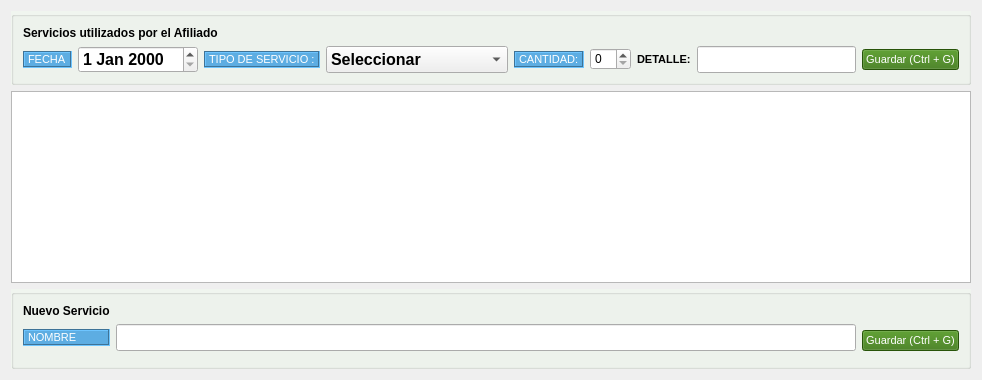
     <widget class="QWidget" name="tab_3">
      <attribute name="icon">
       <iconset>
        <normaloff>../iconos/folder_find.ico</normaloff>../iconos/folder_find.ico</iconset>
      </attribute>
      <attribute name="title">
       <string>Servicios solicitados</string>
      </attribute>
      <layout class="QGridLayout" name="gridLayout_15">
       <item row="0" column="0">
        <widget class="QGroupBox" name="groupBox_8">
         <property name="sizePolicy">
          <sizepolicy hsizetype="Preferred" vsizetype="Fixed">
           <horstretch>0</horstretch>
           <verstretch>0</verstretch>
          </sizepolicy>
         </property>
         <property name="styleSheet">
          <string notr="true">#groupBox_8{
background-color: #F0F5EF
}</string>
         </property>
         <property name="title">
          <string/>
         </property>
         <layout class="QGridLayout" name="gridLayout_7">
          <property name="bottomMargin">
           <number>9</number>
          </property>
          <item row="1" column="5">
           <widget class="QSpinBox" name="spinBox">
            <property name="sizePolicy">
             <sizepolicy hsizetype="Minimum" vsizetype="Fixed">
              <horstretch>0</horstretch>
              <verstretch>0</verstretch>
             </sizepolicy>
            </property>
           </widget>
          </item>
          <item row="1" column="6">
           <widget class="QLabel" name="label_40">
            <property name="sizePolicy">
             <sizepolicy hsizetype="Preferred" vsizetype="Expanding">
              <horstretch>0</horstretch>
              <verstretch>0</verstretch>
             </sizepolicy>
            </property>
            <property name="font">
             <font>
              <family>Arial</family>
              <pointsize>8</pointsize>
              <weight>75</weight>
              <bold>true</bold>
             </font>
            </property>
            <property name="styleSheet">
             <string notr="true">#label_34{
background-color:#5DADE2  ;
color: #FFFFFF ; 
}</string>
            </property>
            <property name="frameShape">
             <enum>QFrame::NoFrame</enum>
            </property>
            <property name="frameShadow">
             <enum>QFrame::Sunken</enum>
            </property>
            <property name="text">
             <string>DETALLE:</string>
            </property>
           </widget>
          </item>
          <item row="1" column="7">
           <widget class="QLineEdit" name="lineEdit_31">
            <property name="sizePolicy">
             <sizepolicy hsizetype="Expanding" vsizetype="Fixed">
              <horstretch>0</horstretch>
              <verstretch>0</verstretch>
             </sizepolicy>
            </property>
            <property name="font">
             <font>
              <family>System</family>
              <pointsize>12</pointsize>
              <weight>75</weight>
              <bold>true</bold>
             </font>
            </property>
           </widget>
          </item>
          <item row="1" column="3">
           <widget class="QComboBox" name="comboBox_16">
            <property name="sizePolicy">
             <sizepolicy hsizetype="Preferred" vsizetype="Fixed">
              <horstretch>0</horstretch>
              <verstretch>0</verstretch>
             </sizepolicy>
            </property>
            <property name="font">
             <font>
              <family>System</family>
              <pointsize>12</pointsize>
              <weight>75</weight>
              <bold>true</bold>
             </font>
            </property>
            <item>
             <property name="text">
              <string>Seleccionar</string>
             </property>
            </item>
            <item>
             <property name="text">
              <string>Ajuares</string>
             </property>
            </item>
            <item>
             <property name="text">
              <string>Caja Navideña</string>
             </property>
            </item>
            <item>
             <property name="text">
              <string>Guardapolvos</string>
             </property>
            </item>
            <item>
             <property name="text">
              <string>Lentes recetados</string>
             </property>
            </item>
            <item>
             <property name="text">
              <string>Mochilas</string>
             </property>
            </item>
            <item>
             <property name="text">
              <string>Piletas</string>
             </property>
            </item>
            <item>
             <property name="text">
              <string>Turismo Federación</string>
             </property>
            </item>
            <item>
             <property name="text">
              <string>Turismo Miramar</string>
             </property>
            </item>
           </widget>
          </item>
          <item row="1" column="4">
           <widget class="QLabel" name="label_44">
            <property name="sizePolicy">
             <sizepolicy hsizetype="Preferred" vsizetype="Fixed">
              <horstretch>0</horstretch>
              <verstretch>0</verstretch>
             </sizepolicy>
            </property>
            <property name="font">
             <font>
              <family>Arial</family>
              <pointsize>8</pointsize>
              <weight>50</weight>
              <bold>false</bold>
             </font>
            </property>
            <property name="styleSheet">
             <string notr="true">#label_44{
background-color:#5DADE2  ;
color: #FFFFFF ; 
}</string>
            </property>
            <property name="frameShape">
             <enum>QFrame::Box</enum>
            </property>
            <property name="frameShadow">
             <enum>QFrame::Sunken</enum>
            </property>
            <property name="text">
             <string>CANTIDAD:</string>
            </property>
           </widget>
          </item>
          <item row="1" column="0">
           <widget class="QLabel" name="label_43">
            <property name="sizePolicy">
             <sizepolicy hsizetype="Preferred" vsizetype="Fixed">
              <horstretch>0</horstretch>
              <verstretch>0</verstretch>
             </sizepolicy>
            </property>
            <property name="font">
             <font>
              <family>Arial</family>
              <pointsize>8</pointsize>
              <weight>50</weight>
              <bold>false</bold>
             </font>
            </property>
            <property name="styleSheet">
             <string notr="true">#label_43{
background-color:#5DADE2  ;
color: #FFFFFF ; 
}</string>
            </property>
            <property name="frameShape">
             <enum>QFrame::Box</enum>
            </property>
            <property name="frameShadow">
             <enum>QFrame::Sunken</enum>
            </property>
            <property name="text">
             <string>FECHA</string>
            </property>
           </widget>
          </item>
          <item row="1" column="1">
           <widget class="QDateEdit" name="dateEdit_7">
            <property name="sizePolicy">
             <sizepolicy hsizetype="Minimum" vsizetype="Fixed">
              <horstretch>0</horstretch>
              <verstretch>0</verstretch>
             </sizepolicy>
            </property>
            <property name="font">
             <font>
              <family>System</family>
              <pointsize>12</pointsize>
              <weight>75</weight>
              <bold>true</bold>
             </font>
            </property>
           </widget>
          </item>
          <item row="1" column="2">
           <widget class="QLabel" name="label_39">
            <property name="sizePolicy">
             <sizepolicy hsizetype="Preferred" vsizetype="Fixed">
              <horstretch>0</horstretch>
              <verstretch>0</verstretch>
             </sizepolicy>
            </property>
            <property name="font">
             <font>
              <family>Arial</family>
              <pointsize>8</pointsize>
              <weight>50</weight>
              <bold>false</bold>
             </font>
            </property>
            <property name="styleSheet">
             <string notr="true">#label_39{
background-color:#5DADE2  ;
color: #FFFFFF ; 
}</string>
            </property>
            <property name="frameShape">
             <enum>QFrame::Box</enum>
            </property>
            <property name="frameShadow">
             <enum>QFrame::Sunken</enum>
            </property>
            <property name="text">
             <string>TIPO DE SERVICIO :</string>
            </property>
           </widget>
          </item>
          <item row="0" column="0" colspan="3">
           <widget class="QLabel" name="label_76">
            <property name="sizePolicy">
             <sizepolicy hsizetype="Preferred" vsizetype="Fixed">
              <horstretch>0</horstretch>
              <verstretch>0</verstretch>
             </sizepolicy>
            </property>
            <property name="font">
             <font>
              <family>Arial</family>
              <weight>75</weight>
              <bold>true</bold>
             </font>
            </property>
            <property name="text">
             <string>Servicios utilizados por el Afiliado</string>
            </property>
           </widget>
          </item>
          <item row="1" column="8">
           <widget class="QPushButton" name="pushButton_8">
            <property name="sizePolicy">
             <sizepolicy hsizetype="Fixed" vsizetype="Fixed">
              <horstretch>0</horstretch>
              <verstretch>0</verstretch>
             </sizepolicy>
            </property>
            <property name="font">
             <font>
              <family>Arial</family>
              <pointsize>8</pointsize>
              <weight>50</weight>
              <bold>false</bold>
             </font>
            </property>
            <property name="layoutDirection">
             <enum>Qt::LeftToRight</enum>
            </property>
            <property name="styleSheet">
             <string notr="true">#pushButton_8{
background-color:#37760D;
color: #FFFFFF;
}

#pushButton_8:hover{
background-color:#37861D;
}
</string>
            </property>
            <property name="text">
             <string>Guardar (Ctrl + G)</string>
            </property>
            <property name="icon">
             <iconset>
              <normaloff>../iconos/apply.ico</normaloff>../iconos/apply.ico</iconset>
            </property>
            <property name="autoDefault">
             <bool>true</bool>
            </property>
            <property name="default">
             <bool>false</bool>
            </property>
            <property name="flat">
             <bool>false</bool>
            </property>
           </widget>
          </item>
         </layout>
        </widget>
       </item>
       <item row="1" column="0">
        <widget class="QTableView" name="tableView_2"/>
       </item>
       <item row="2" column="0">
        <widget class="QGroupBox" name="groupBox_9">
         <property name="sizePolicy">
          <sizepolicy hsizetype="Preferred" vsizetype="Fixed">
           <horstretch>0</horstretch>
           <verstretch>0</verstretch>
          </sizepolicy>
         </property>
         <property name="styleSheet">
          <string notr="true">#groupBox_9{
background-color: #F0F5EF
}</string>
         </property>
         <property name="title">
          <string/>
         </property>
         <layout class="QGridLayout" name="gridLayout_14">
          <property name="bottomMargin">
           <number>9</number>
          </property>
          <item row="1" column="1">
           <widget class="QLineEdit" name="lineEdit_32">
            <property name="sizePolicy">
             <sizepolicy hsizetype="Expanding" vsizetype="Fixed">
              <horstretch>0</horstretch>
              <verstretch>0</verstretch>
             </sizepolicy>
            </property>
            <property name="font">
             <font>
              <family>System</family>
              <pointsize>12</pointsize>
              <weight>75</weight>
              <bold>true</bold>
             </font>
            </property>
           </widget>
          </item>
          <item row="1" column="0">
           <widget class="QLabel" name="label_47">
            <property name="sizePolicy">
             <sizepolicy hsizetype="Preferred" vsizetype="Fixed">
              <horstretch>0</horstretch>
              <verstretch>0</verstretch>
             </sizepolicy>
            </property>
            <property name="font">
             <font>
              <family>Arial</family>
              <pointsize>8</pointsize>
              <weight>50</weight>
              <bold>false</bold>
             </font>
            </property>
            <property name="styleSheet">
             <string notr="true">#label_47{
background-color:#5DADE2  ;
color: #FFFFFF ; 
}</string>
            </property>
            <property name="frameShape">
             <enum>QFrame::Box</enum>
            </property>
            <property name="frameShadow">
             <enum>QFrame::Sunken</enum>
            </property>
            <property name="text">
             <string>NOMBRE</string>
            </property>
           </widget>
          </item>
          <item row="1" column="2" rowspan="2">
           <widget class="QPushButton" name="pushButton_9">
            <property name="sizePolicy">
             <sizepolicy hsizetype="Fixed" vsizetype="Fixed">
              <horstretch>0</horstretch>
              <verstretch>0</verstretch>
             </sizepolicy>
            </property>
            <property name="font">
             <font>
              <family>Arial</family>
              <pointsize>8</pointsize>
              <weight>50</weight>
              <bold>false</bold>
             </font>
            </property>
            <property name="layoutDirection">
             <enum>Qt::LeftToRight</enum>
            </property>
            <property name="styleSheet">
             <string notr="true">#pushButton_9{
background-color:#37760D;
color: #FFFFFF;
}

#pushButton_9:hover{
background-color:#37861D;
}
</string>
            </property>
            <property name="text">
             <string>Guardar (Ctrl + G)</string>
            </property>
            <property name="icon">
             <iconset>
              <normaloff>../iconos/apply.ico</normaloff>../iconos/apply.ico</iconset>
            </property>
            <property name="iconSize">
             <size>
              <width>16</width>
              <height>16</height>
             </size>
            </property>
            <property name="autoDefault">
             <bool>true</bool>
            </property>
            <property name="default">
             <bool>false</bool>
            </property>
            <property name="flat">
             <bool>false</bool>
            </property>
           </widget>
          </item>
          <item row="0" column="0">
           <widget class="QLabel" name="label_77">
            <property name="font">
             <font>
              <family>Arial</family>
              <weight>75</weight>
              <bold>true</bold>
             </font>
            </property>
            <property name="text">
             <string>Nuevo Servicio</string>
            </property>
           </widget>
          </item>
         </layout>
        </widget>
       </item>
      </layout>
     </widget>
